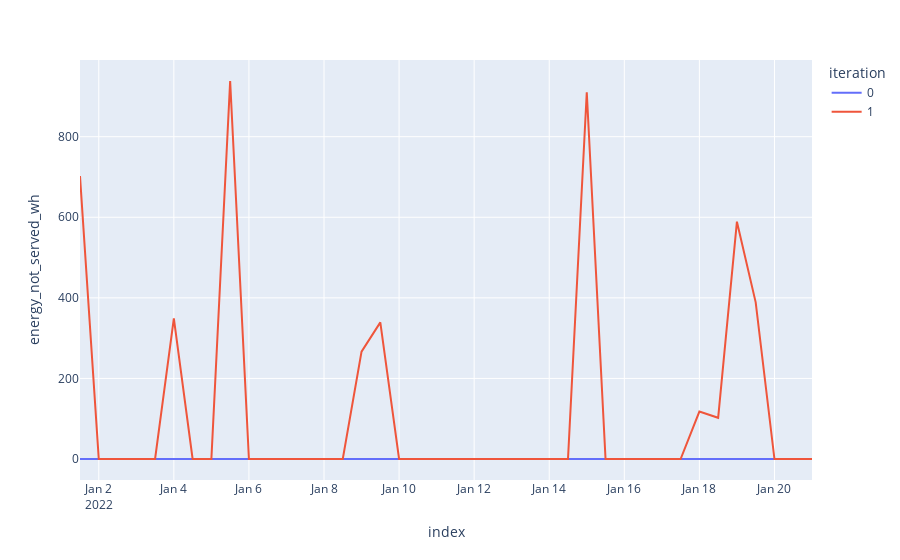

This figure's notebook cell:
### Markdown cell above
**Observation**: total loss of load is  12 times higher than the first case, as curves shapes are equivalent but their duration is 12 hours

### Code cell
px.line(df_load, x=df_load.index, y = 'energy_not_served_wh', color = 'iteration')

### Figure 1 — Plotly figure (JSON) as saved in the notebook; plotly's stock layout.template omitted (floating-point values rounded to 4 significant figures)
{"data": [{"hovertemplate": "iteration=0<br>index=%{x}<br>energy_not_served_wh=%{y}<extra></extra>", "legendgroup": "0", "line": {"color": "#636efa", "dash": "solid"}, "marker": {"symbol": "circle"}, "mode": "lines", "name": "0", "orientation": "v", "showlegend": true, "type": "scatter", "x": ["2022-01-01 12:00:00", "2022-01-02 00:00:00", "2022-01-02 12:00:00", "2022-01-03 00:00:00", "2022-01-03 12:00:00", "2022-01-04 00:00:00", "2022-01-04 12:00:00", "2022-01-05 00:00:00", "2022-01-05 12:00:00", "2022-01-06 00:00:00", "2022-01-06 12:00:00", "2022-01-07 00:00:00", "2022-01-07 12:00:00", "2022-01-08 00:00:00", "2022-01-08 12:00:00", "2022-01-09 00:00:00", "2022-01-09 12:00:00", "2022-01-10 00:00:00", "2022-01-10 12:00:00", "2022-01-11 00:00:00", "2022-01-11 12:00:00", "2022-01-12 00:00:00", "2022-01-12 12:00:00", "2022-01-13 00:00:00", "2022-01-13 12:00:00", "2022-01-14 00:00:00", "2022-01-14 12:00:00", "2022-01-15 00:00:00", "2022-01-15 12:00:00", "2022-01-16 00:00:00", "2022-01-16 12:00:00", "2022-01-17 00:00:00", "2022-01-17 12:00:00", "2022-01-18 00:00:00", "2022-01-18 12:00:00", "2022-01-19 00:00:00", "2022-01-19 12:00:00", "2022-01-20 00:00:00", "2022-01-20 12:00:00", "2022-01-21 00:00:00"], "xaxis": "x", "y": [0, 0, 0, 0, 0, 0, 0, 0, 0, 0, 0, 0, 0, 0, 0, 0, 0, 0, 0, 0, 0, 0, 0, 0, 0, 0, 0, 0, 0, 0, 0, 0, 0, 0, 0, 0, 0, 0, 0, 0], "yaxis": "y"}, {"hovertemplate": "iteration=1<br>index=%{x}<br>energy_not_served_wh=%{y}<extra></extra>", "legendgroup": "1", "line": {"color": "#EF553B", "dash": "solid"}, "marker": {"symbol": "circle"}, "mode": "lines", "name": "1", "orientation": "v", "showlegend": true, "type": "scatter", "x": ["2022-01-01 12:00:00", "2022-01-02 00:00:00", "2022-01-02 12:00:00", "2022-01-03 00:00:00", "2022-01-03 12:00:00", "2022-01-04 00:00:00", "2022-01-04 12:00:00", "2022-01-05 00:00:00", "2022-01-05 12:00:00", "2022-01-06 00:00:00", "2022-01-06 12:00:00", "2022-01-07 00:00:00", "2022-01-07 12:00:00", "2022-01-08 00:00:00", "2022-01-08 12:00:00", "2022-01-09 00:00:00", "2022-01-09 12:00:00", "2022-01-10 00:00:00", "2022-01-10 12:00:00", "2022-01-11 00:00:00", "2022-01-11 12:00:00", "2022-01-12 00:00:00", "2022-01-12 12:00:00", "2022-01-13 00:00:00", "2022-01-13 12:00:00", "2022-01-14 00:00:00", "2022-01-14 12:00:00", "2022-01-15 00:00:00", "2022-01-15 12:00:00", "2022-01-16 00:00:00", "2022-01-16 12:00:00", "2022-01-17 00:00:00", "2022-01-17 12:00:00", "2022-01-18 00:00:00", "2022-01-18 12:00:00", "2022-01-19 00:00:00", "2022-01-19 12:00:00", "2022-01-20 00:00:00", "2022-01-20 12:00:00", "2022-01-21 00:00:00"], "xaxis": "x", "y": [702.3, 0, 0, 0, 0, 348.8, 0, 0, 938.3, 0, 0, 0, 0, 0, 0, 266.5, 339.0, 0, 0, 0, 0, 0, 0, 0, 0, 0, 0, 910.3, 0, 0, 0, 0, 0, 117.8, 102.3, 589.2, 388.8, 0, 0, 0], "yaxis": "y"}], "layout": {"autosize": true, "legend": {"title": {"text": "iteration"}, "tracegroupgap": 0}, "margin": {"t": 60}, "xaxis": {"anchor": "y", "autorange": true, "domain": [0, 1], "range": ["2022-01-01 12:00", "2022-01-21"], "title": {"text": "index"}, "type": "date"}, "yaxis": {"anchor": "x", "autorange": true, "domain": [0, 1], "range": [-52.13, 990.4], "title": {"text": "energy_not_served_wh"}, "type": "linear"}}}
